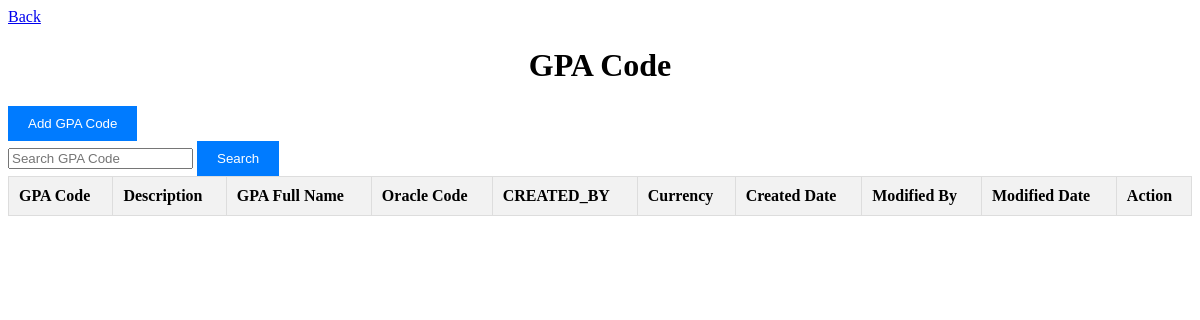
Before: /gpa_code/ with the older database file.
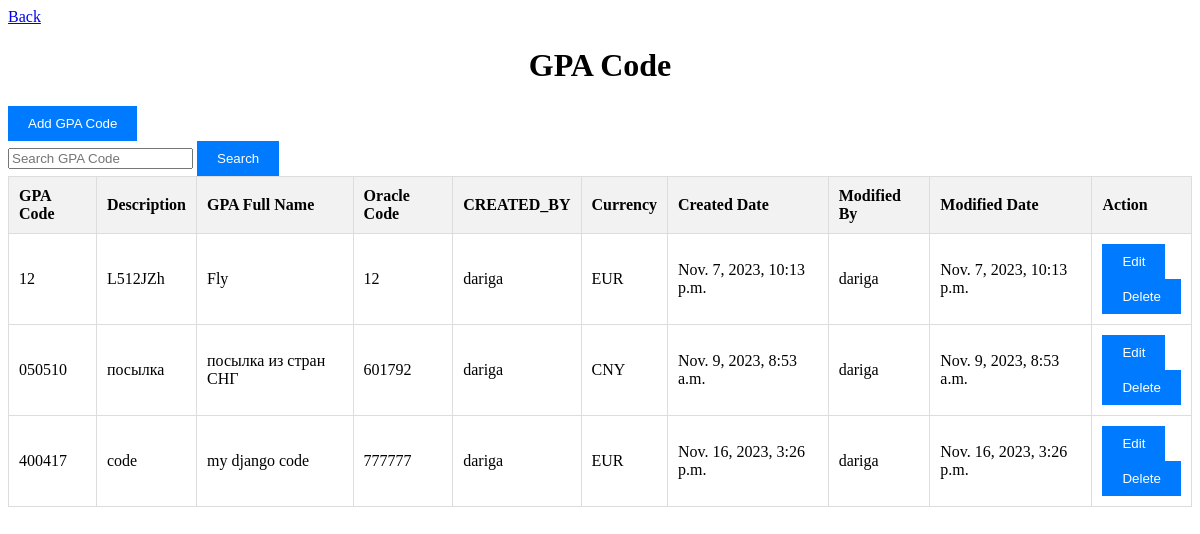
After: the same page with the newer database file.
### admin_module/models.py (models this page shows, shortened)
class GPACode(models.Model):
    gpa_code = models.CharField(max_length=255, verbose_name='Наименование', unique=True)
    description = models.CharField(max_length=255, verbose_name='Описание')
    gpa_full_name = models.CharField(max_length=255, verbose_name='Полное наименование')
    oracle_code = models.CharField(max_length=255, verbose_name='Код поставщика')
    created_by = models.CharField(max_length=10, verbose_name='Логин, кем создана запись')
    currency = models.ForeignKey(Currency, on_delete=models.CASCADE, verbose_name='Валюта')
    created_date = models.DateTimeField(auto_now_add=True, verbose_name='Дата создания')
    modified_by = models.CharField(max_length=10, verbose_name='Логин, вносивший изменение')
    modified_date = models.DateTimeField(auto_now=True, verbose_name='Дата изменения')
    class Meta:
        verbose_name = 'Код агента'
        verbose_name_plural = 'Коды агентов'

class Currency(models.Model):
    code = models.CharField(max_length=10, verbose_name='Сокращенное название валюты', unique=True)
    full_name = models.CharField(max_length=255, verbose_name='Полное название валюты')
    created_by = models.CharField(max_length=10, verbose_name='Логин, кем создана запись')
    created_date = models.DateTimeField(auto_now_add=True, verbose_name='Дата создания')
    modified_by = models.CharField(max_length=10, verbose_name='Логин, вносивший изменение')
    modified_date = models.DateTimeField(auto_now=True, verbose_name='Дата изменения')
    def __str__(self):
        return self.code
    class Meta:
        verbose_name = 'Валюта'
        verbose_name_plural = 'Валюты'

### admin_module/views_gpa_code.py (the view)
# urls.py: path('gpa_code/', views_gpa_code.gpa_code, name="gpa_code"),
def gpa_code(request):
    gpa_code_data = GPACode.objects.all()
    currency_data = Currency.objects.all()
    if request.method == 'POST':
        form = GPACodeForm(request.POST)
        if form.is_valid():
            gpa_code = form.save(commit=False)
            gpa_code.created_by = request.user.username
            gpa_code.modified_by = request.user.username
            gpa_code.save()
            return redirect('admin_module:gpa_code')
    else:
        form = GPACodeForm()
    return render(request, 'dictionaries/gpa_code.html', {'gpa_code_data': gpa_code_data, 'form': form, 'currency_data': currency_data})

### admin_module/forms.py
class GPACodeForm(forms.ModelForm):
    class Meta:
        model = GPACode
        fields = ['gpa_code', 'description', 'gpa_full_name', 'oracle_code', 'currency']

### admin_module/templates/dictionaries/gpa_code.html (shortened to what this page needs)
{% load static %}
<!DOCTYPE html>
<html>
<head>
    <link rel="stylesheet" href="{% static 'style.css' %}">
</head>
<body>
    <a href="{% url 'admin_module:dictionaries' %}">Back</a>
    <h1>GPA Code</h1>
    <button id="add-button">Add GPA Code</button>
    <div class="search-box">
        <input type="text" id="search-gpa-code" placeholder="Search GPA Code">
        <button id="search-button">Search</button>
    </div>
    <table>
        <thead>
            <tr>
                <th>GPA Code</th>
                <th>Description</th>
                <th>GPA Full Name</th>
                <th>Oracle Code</th>
                <th>CREATED_BY</th>
                <th>Currency</th>
                <th>Created Date</th>
                <th>Modified By</th>
                <th>Modified Date</th>
                <th>Action</th>
            </tr>
        </thead>
        <tbody>
            {% for gpa_code in gpa_code_data %}
                <tr>
                    <td>{{ gpa_code.gpa_code }}</td>
                    <td>{{ gpa_code.description }}</td>
                    <td>{{ gpa_code.gpa_full_name }}</td>
                    <td>{{ gpa_code.oracle_code }}</td>
                    <td>{{ gpa_code.created_by }}</td>
                    <td>{{ gpa_code.currency }}</td>
                    <td>{{ gpa_code.created_date }}</td>
                    <td>{{ gpa_code.modified_by }}</td>
                    <td>{{ gpa_code.modified_date }}</td>
                    <td>
                        <form action="{% url 'admin_module:edit_gpa_code' gpa_code.id %}">
                            <button type="submit" class="edit-gpa-code">Edit</button>
                        </form>
                        <form action="{% url 'admin_module:delete_gpa_code' gpa_code.id %}">
                            <button type="submit" class="delete-gpa-code">Delete</button>
                        </form>
                    </td>
                </tr>
            {% endfor %}
        </tbody>
    </table>
</body>
</html>

Changed rows visible on the page:
added GPACode: gpa_code "12", description "L512JZh", gpa_full_name "Fly", oracle_code "12", created_by "dariga", currency "EUR", created_date "Nov. 7, 2023, 10:13 p.m.", modified_by "dariga", modified_date "Nov. 7, 2023, 10:13 p.m."
added GPACode: gpa_code "050510", description "посылка", gpa_full_name "посылка из стран СНГ", oracle_code "601792", created_by "dariga", currency "CNY", created_date "Nov. 9, 2023, 8:53 a.m.", modified_by "dariga", modified_date "Nov. 9, 2023, 8:53 a.m."
added GPACode: gpa_code "400417", description "code", gpa_full_name "my django code", oracle_code "777777", created_by "dariga", currency "EUR", created_date "Nov. 16, 2023, 3:26 p.m.", modified_by "dariga", modified_date "Nov. 16, 2023, 3:26 p.m."
